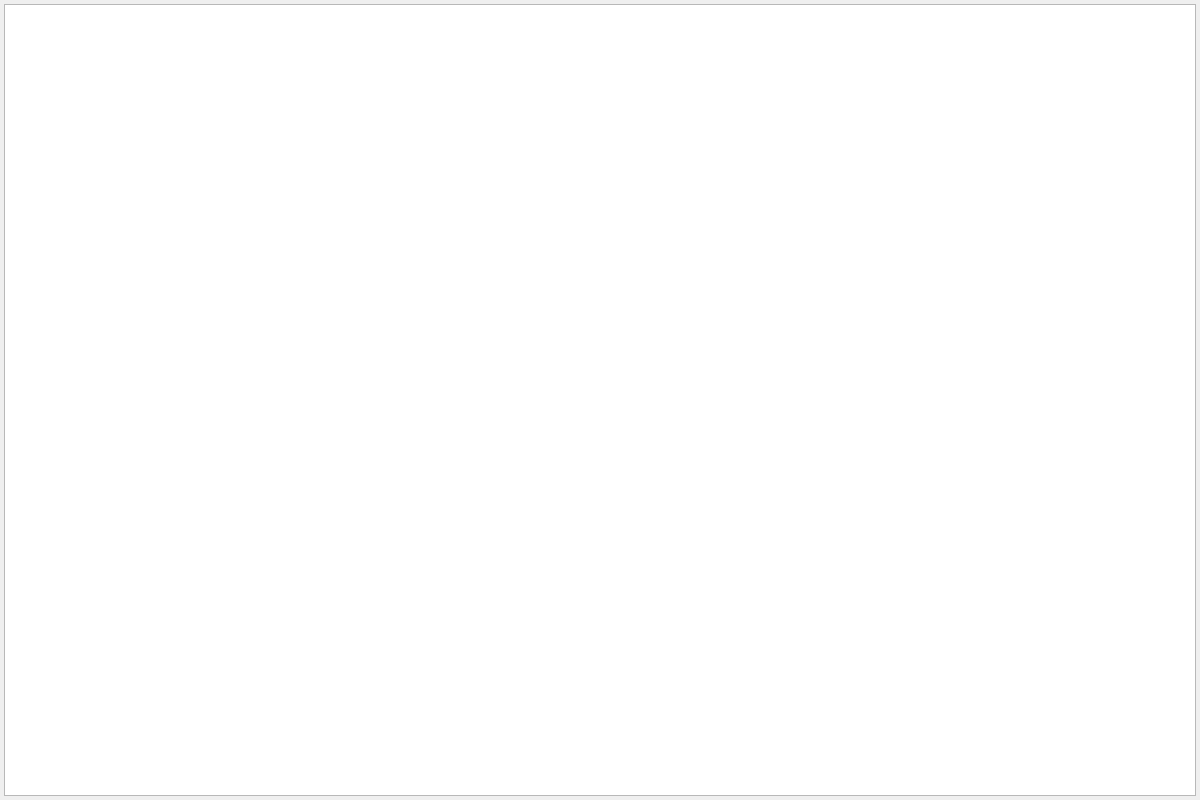
<?xml version="1.0" encoding="UTF-8"?>
<ui version="4.0">
 <class>PantallaArbolBMas</class>
 <widget class="QWidget" name="PantallaArbolBMas">
  <property name="geometry">
   <rect>
    <x>0</x>
    <y>0</y>
    <width>1200</width>
    <height>800</height>
   </rect>
  </property>
  <property name="windowTitle">
   <string>Form</string>
  </property>
  <layout class="QVBoxLayout" name="verticalLayout">
   <property name="spacing">
    <number>4</number>
   </property>
   <property name="leftMargin">
    <number>4</number>
   </property>
   <property name="topMargin">
    <number>4</number>
   </property>
   <property name="rightMargin">
    <number>4</number>
   </property>
   <property name="bottomMargin">
    <number>4</number>
   </property>
   <item>
    <widget class="QGraphicsView" name="graphicsView"/>
   </item>
  </layout>
 </widget>
 <resources/>
 <connections/>
</ui>
